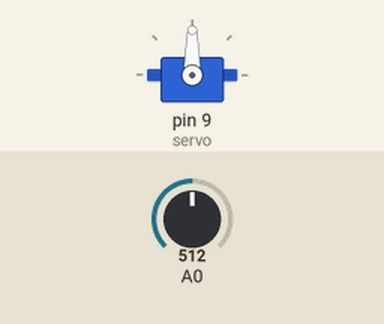
Bench run of a sketch on a simulated Arduino Uno, built with avr-gcc and run on an emulated ATmega328P. On the bench: servo. Inputs (shaded band) come from the test bench; at power-on: A0 = 512.

Above: at 1.2 s.
1.3 s: A0 set to 716
At 2.5 s:
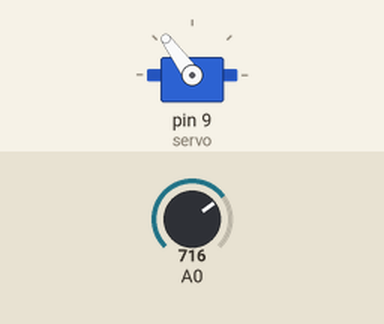
2.8 s: A0 set to 900
At 3.6 s:
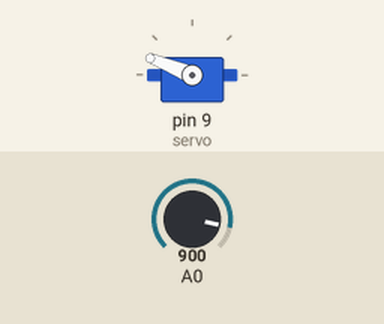
4.3 s: A0 set to 1023
At 4.8 s:
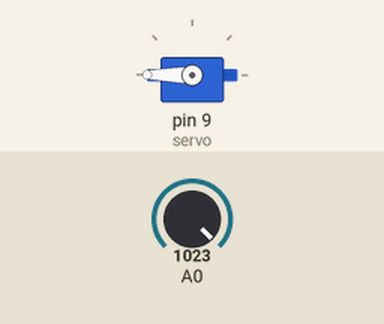
5.8 s: A0 set to 306
At 7.0 s:
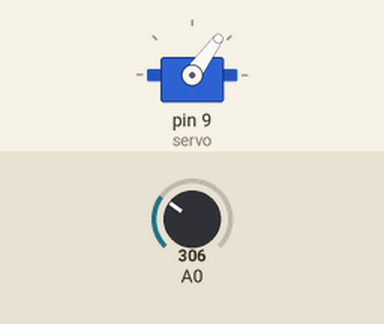
7.3 s: A0 set to 122
At 8.2 s:
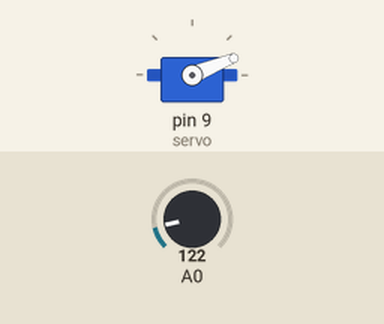
8.8 s: A0 set to 511
At 9.4 s:
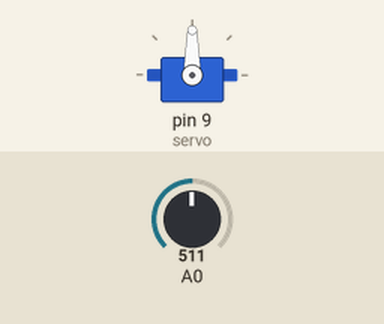
Timing chart, 0 to 11.3 s (numbered marks = the images above; inputs shaded):
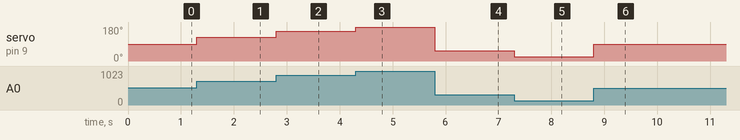

The sketch:

divertimentoservo.ino
```cpp
#include"Servo.h"
  Servo servo;
void setup(){
  Serial.begin(9600);
  servo.attach(9);
}
void loop(){
  //  lampeggia(13,500);
  servo.write(map(analogRead(A0),0,1023,1,180));
}
void lampeggia(int pin, int tempo){
  long trasc=millis();
  long prevTrasc=0;
  if (trasc-prevTrasc){
    prevTrasc=trasc;
  }
  if(digitalRead(pin)==HIGH){
    digitalWrite(pin,LOW);
  }
  else{
    digitalWrite(pin,HIGH);
  }
}
```

Measured:
- after the input at 1.3 s, servo on pin 9 (servo): 90° → 126° at once
- after the input at 2.8 s, servo on pin 9 (servo): 126° → 158° at once
- after the input at 4.3 s, servo on pin 9 (servo): 158° → 180° at once
- after the input at 5.8 s, servo on pin 9 (servo): 180° → 54° at once
- after the input at 7.3 s, servo on pin 9 (servo): 54° → 22° at once
- after the input at 8.8 s, servo on pin 9 (servo): 22° → 90° at once
